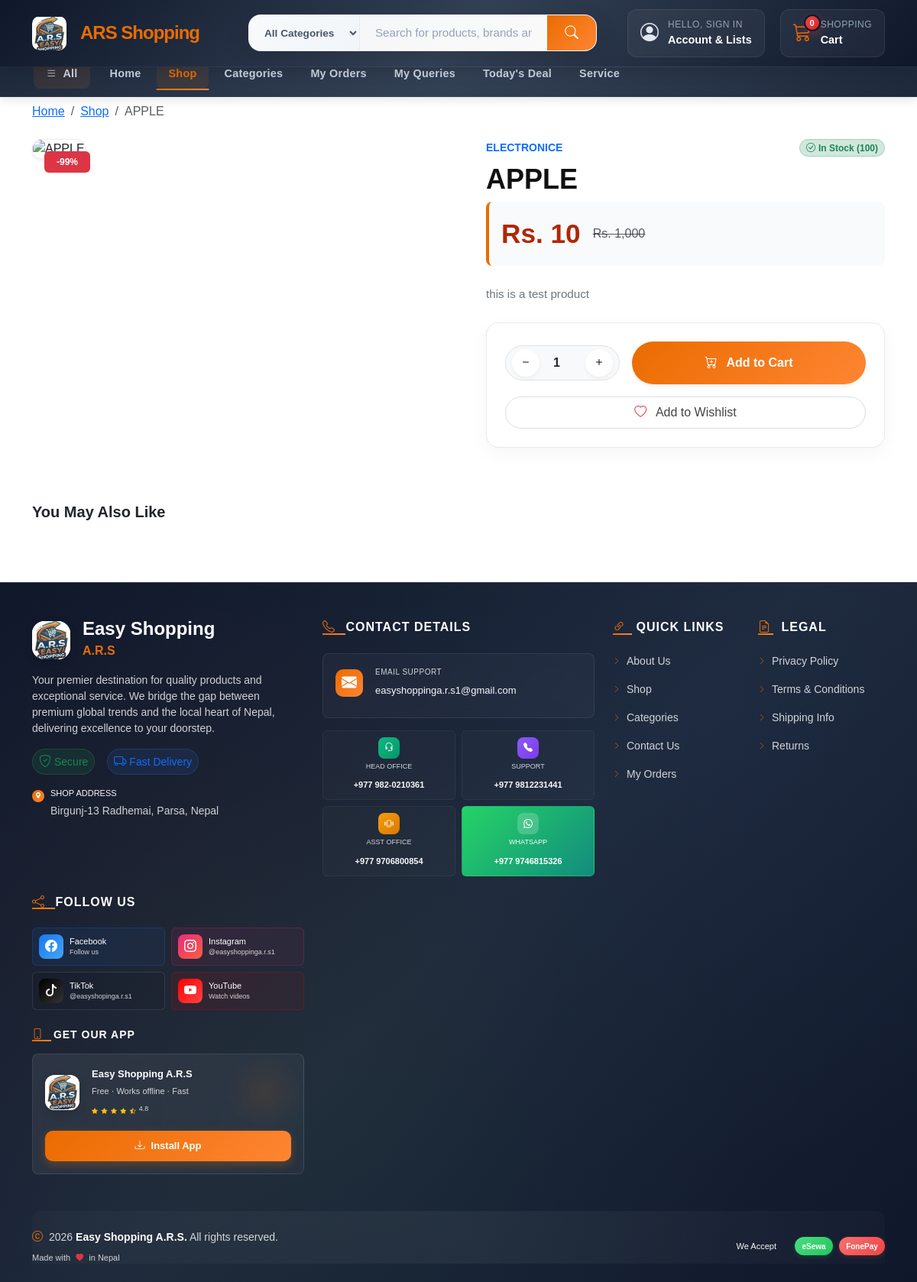
Screenshot of /product/apple with the database file from the repository.
### tables this page shows
CREATE TABLE `products` (
  `id` int(11) NOT NULL AUTO_INCREMENT,
  `name` varchar(255) NOT NULL,
  `slug` varchar(255) NOT NULL,
  `description` text DEFAULT NULL,
  `price` decimal(10,2) NOT NULL,
  `discount_price` decimal(10,2) DEFAULT NULL,
  `category_id` int(11) DEFAULT NULL,
  `stock` int(11) DEFAULT 0,
  `image` varchar(255) DEFAULT NULL,
  `sku` varchar(50) DEFAULT NULL,
  `is_featured` tinyint(1) DEFAULT 0,
  `created_at` timestamp NULL DEFAULT current_timestamp(),
  PRIMARY KEY (`id`),
  UNIQUE KEY `slug` (`slug`),
  UNIQUE KEY `sku` (`sku`),
  KEY `category_id` (`category_id`),
  CONSTRAINT `products_ibfk_1` FOREIGN KEY (`category_id`) REFERENCES `categories` (`id`)
);

CREATE TABLE `categories` (
  `id` int(11) NOT NULL AUTO_INCREMENT,
  `name` varchar(100) NOT NULL,
  `slug` varchar(100) NOT NULL,
  PRIMARY KEY (`id`),
  UNIQUE KEY `slug` (`slug`)
);

### includes/functions.php (called while the page is built, shortened)
<?php
$project_dir = rtrim(dirname($_SERVER['SCRIPT_NAME']), '/\\');
$project_dir = rtrim(str_replace('\\', '/', $project_dir), '/');
$app_base_path = $project_dir . '/';
function url($path = '') {
    global $app_base_path;
    return $app_base_path . ltrim($path, '/');
}
function getProductImage($image) {
    return 'https://images.unsplash.com/photo-1523275335684-37898b6baf30?auto=format&fit=crop&q=80&w=400';
}
function h($string) {
    return htmlspecialchars($string ?? '', ENT_QUOTES, 'UTF-8');
}
?>

### product.php (the view, shortened to what this page needs)
<?php
require_once 'includes/db.php';
require_once 'includes/functions.php';
$slug = $_GET['slug'] ?? '';
try {
    $stmt = $pdo->prepare("
        SELECT p.*, c.name as category_name,
               (SELECT AVG(rating) FROM product_reviews WHERE product_id = p.id AND status = 'approved') as avg_rating,
               (SELECT COUNT(*) FROM product_reviews WHERE product_id = p.id AND status = 'approved') as review_count
        FROM products p
        LEFT JOIN categories c ON p.category_id = c.id
        WHERE p.slug = ? AND p.id IS NOT NULL
    ");
    $stmt->execute([$slug]);
    $product = $stmt->fetch();
} catch (PDOException $e) { $error = $e->getMessage(); $product = null; }
include 'includes/header-bootstrap.php';
?>
<div class="container py-4">
    <nav aria-label="breadcrumb" class="mb-4 d-none d-md-block">
        <ol class="breadcrumb mb-0 small">
            <li class="breadcrumb-item"><a href="<?php echo url('/'); ?>">Home</a></li>
            <li class="breadcrumb-item"><a href="<?php echo url('/shop'); ?>">Shop</a></li>
            <li class="breadcrumb-item active text-truncate" style="max-width:200px;"><?php echo h($product['name']); ?></li>
        </ol>
    </nav>
    <div class="row g-4">
        <div class="col-lg-6">
            <div class="d-flex flex-column flex-md-row gap-3">
                <div class="position-relative order-1 order-md-2 flex-grow-1">
                    <img src="<?php echo getProductImage($product['image']); ?>" id="mainProductImage" class="product-main-img shadow-sm" alt="<?php echo h($product['name']); ?>">
                    <?php if ($product['discount_price']): ?>
                        <span class="badge bg-danger position-absolute top-0 start-0 m-3 px-3 py-2" style="z-index: 1;">-<?php echo round((($product['price'] - $product['discount_price']) / $product['price']) * 100); ?>%</span>
                    <?php endif; ?>
                </div>
            </div>
        </div>
        <div class="col-lg-6">
            <div class="ps-lg-4">
                <div class="d-flex align-items-center justify-content-between mb-2">
                    <div class="text-uppercase small fw-bold text-primary"><?php echo h($product['category_name']); ?></div>
                    <?php if ($product['stock'] > 0): ?>
                        <span class="badge bg-success-subtle text-success border border-success-subtle px-2 py-1 rounded-pill"><i class="bi bi-check-circle me-1"></i>In Stock (<?php echo $product['stock']; ?>)</span>
                    <?php else: ?>
                        <span class="badge bg-danger-subtle text-danger border border-danger-subtle px-2 py-1 rounded-pill"><i class="bi bi-x-circle me-1"></i>Out of Stock</span>
                    <?php endif; ?>
                </div>
                <h1 class="product-title mb-2"><?php echo h($product['name']); ?></h1>
                <div class="d-flex align-items-center mb-4 p-3 rounded-3" style="background-color: #f8fafc; border-left: 4px solid var(--primary-color);">
                    <div class="price-tag me-3" style="font-size: 2.2rem; color: #b12704;">
                        Rs. <?php echo number_format($product['discount_price'] ?: $product['price'], 0); ?>
                    </div>
                    <?php if ($product['discount_price']): ?>
                        <div class="text-muted text-decoration-line-through fs-6">Rs. <?php echo number_format($product['price'], 0); ?></div>
                    <?php endif; ?>
                </div>
                <div class="product-description text-secondary mb-4" style="line-height: 1.7; font-size: 0.95rem;">
                    <?php echo nl2br(h($product['description'])); ?>
                </div>
                <div class="desktop-actions p-4 rounded-4" style="background-color: #fff; border: 1px solid #eaeaea; box-shadow: 0 8px 24px rgba(0,0,0,0.04);">
                    <div class="d-flex align-items-center gap-3 mb-3">
                        <div class="d-flex align-items-center border rounded-pill px-2 py-1" style="background-color: #f8f9fa;">
                            <button class="qty-btn" onclick="updateQty(-1)"><i class="bi bi-dash"></i></button>
                            <input type="number" id="qty" class="form-control border-0 bg-transparent text-center" value="1" min="1" max="<?php echo $product['stock']; ?>" style="width: 60px; font-weight:700;">
                            <button class="qty-btn" onclick="updateQty(1)"><i class="bi bi-plus"></i></button>
                        </div>
                        <button class="btn flex-grow-1 py-3 fw-bold rounded-pill text-white shadow-sm"
                                style="background: linear-gradient(135deg, var(--primary-color), #ff8533); transition: transform 0.2s, box-shadow 0.2s; border: none;"
                                onmouseover="this.style.transform='scale(1.02)'; this.style.boxShadow='0 6px 15px rgba(234,108,0,0.3)';"
                                onmouseout="this.style.transform='scale(1)'; this.style.boxShadow='none';"
                                onclick="doAddToCart()"
                                <?php echo $product['stock'] < 1 ? 'disabled' : ''; ?>>
                            <i class="bi bi-cart-plus me-2"></i> <?php echo $product['stock'] < 1 ? 'Out of Stock' : 'Add to Cart'; ?>
                        </button>
                    </div>
                    <button class="btn btn-outline-secondary w-100 py-2 rounded-pill fw-medium"
                            style="border-color: #ddd; transition: all 0.2s; color: #444;"
                            onmouseover="this.style.backgroundColor='#f8f9fa'; this.style.borderColor='#ccc'"
                            onmouseout="this.style.backgroundColor='transparent'; this.style.borderColor='#ddd'"
                            onclick="toggleWish(<?php echo $product['id']; ?>)">
                        <i class="bi bi-heart me-2 text-danger"></i> Add to Wishlist
                    </button>
                </div>
            </div>
        </div>
    </div>
    <div class="mt-5 pt-4">
        <h5 class="fw-bold mb-4">You May Also Like</h5>
    </div>
</div>
<?php include 'includes/footer-bootstrap.php'; ?>

### includes/header-bootstrap.php (style rules this page uses)
:root { --primary-color: #ea6c00; --secondary-color: #0f172a; --nav-dark: #1e293b; --text-light: #ffffff; }
body { padding-top: 110px; font-family: 'DM Sans', sans-serif; }

### product.php (style rules this page uses)
.product-main-img { width: 100%; aspect-ratio: 1/1; object-fit: contain; background: #fff; border-radius: 12px; border: 1px solid #eee; transition: opacity 0.2s ease; }
.product-title { font-size: 2.25rem; font-weight: 800; line-height: 1.2; color: #111; }
.price-tag { font-size: 2rem; font-weight: 800; color: var(--primary-color); }
.qty-btn { width: 36px; height: 36px; border: none; background: #fff; border-radius: 50%; display: flex; align-items: center; justify-content: center; box-shadow: 0 2px 5px rgba(0,0,0,0.05); transition: all 0.2s; }

### rows the page displays
products: name "APPLE", (($product['price'] - $product['discount_price']) / $product['price']) * 100 "99", category.name "ELECTRONICE", stock "100", discount_price "10", price "1,000", description "this is a test product"

### other values shown
get_cart_count() "0"
